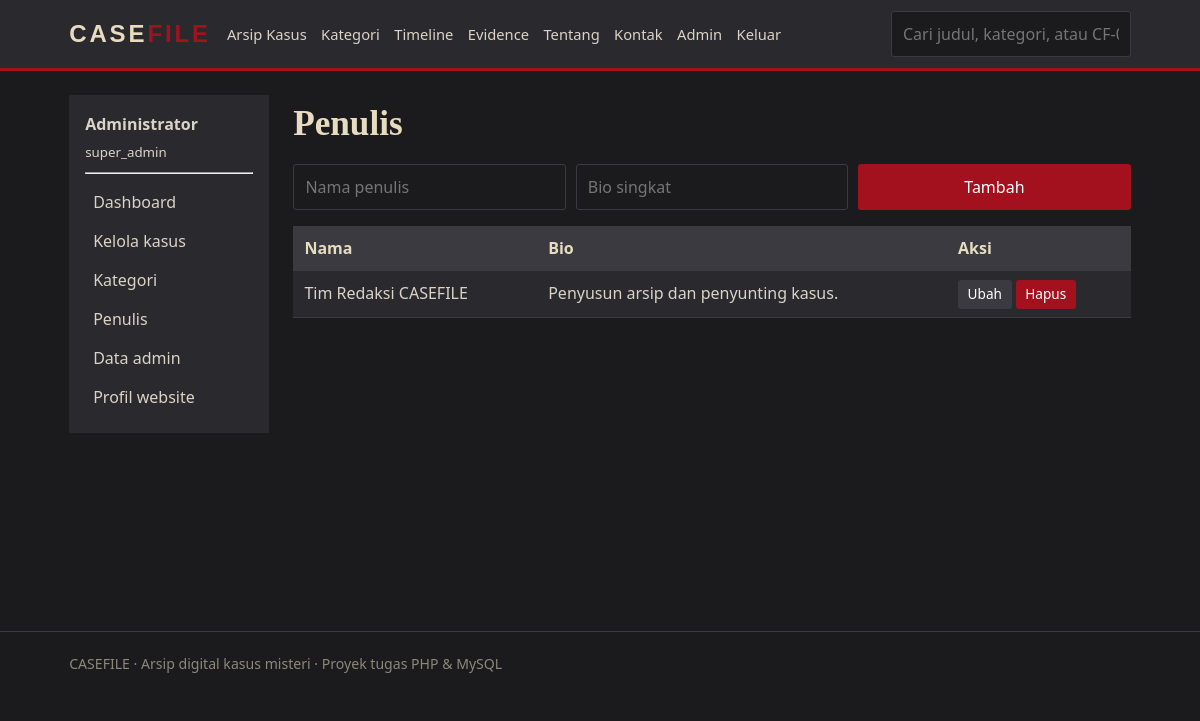
The page /admin/authors.php (signed in) on the database its author committed.
### tables this page shows
CREATE TABLE authors (
  id INT AUTO_INCREMENT PRIMARY KEY,
  nama VARCHAR(100) NOT NULL,
  bio TEXT
);

### koneksi.php (called while the page is built, shortened)
<?php
function e($s) { return htmlspecialchars((string)$s, ENT_QUOTES, 'UTF-8'); }

### admin/authors.php (the view, shortened to what this page needs)
<?php
require 'auth.php'; $title = 'Penulis';
$edit = null;
$r = $conn->query("SELECT * FROM authors");
include '_head.php';
?>
<h1>Penulis</h1>
<form method="post" class="f row"><?= csrf_field() ?><input type="hidden" name="aksi" value="simpan"><input type="hidden" name="id" value="<?= $edit['id'] ?? 0 ?>">
  <input name="nama" placeholder="Nama penulis" required value="<?= e($edit['nama'] ?? '') ?>">
  <input name="bio" placeholder="Bio singkat" value="<?= e($edit['bio'] ?? '') ?>">
  <button><?= $edit ? 'Simpan perubahan' : 'Tambah' ?></button></form>
<table><tr><th>Nama</th><th>Bio</th><th>Aksi</th></tr>
<?php while ($c = $r->fetch_assoc()): ?>
<tr><td><?= e($c['nama']) ?></td><td><?= e($c['bio']) ?></td><td>
  <a class="btn sm alt" href="?edit=<?= $c['id'] ?>">Ubah</a>
  <form method="post" class="inline" onsubmit="return confirm('Hapus penulis ini?')"><?= csrf_field() ?>
    <input type="hidden" name="aksi" value="hapus"><input type="hidden" name="id" value="<?= $c['id'] ?>"><button class="btn sm">Hapus</button></form>
</td></tr><?php endwhile; ?></table>
<?php include '_foot.php'; ?>

### assets/style.css (style rules this page uses)
:root { --char:#1b1b1d;--gray:#2a2a2e;--gray2:#3a3a40;--red:#a3111f;--paper:#e8dcc0;--ink:#d9d4c7 }
* { box-sizing:border-box }
body { margin:0;background:var(--char);color:var(--ink);font:16px/1.65 "Segoe UI",system-ui,sans-serif }
a { color:inherit;text-decoration:none }
h1,h2,h3 { font-family:Georgia,"Times New Roman",serif;color:var(--paper);line-height:1.25;margin:.2em 0 .5em }
h1 { font-size:2.2rem }
.search input,input,select,textarea { background:var(--char);border:1px solid var(--gray2);color:var(--ink);padding:.55rem .7rem;border-radius:3px;font:inherit;width:100% }
table { width:100%;border-collapse:collapse;background:var(--gray) }
th,td { padding:.55rem .7rem;border-bottom:1px solid var(--gray2);text-align:left;vertical-align:top }
th { background:var(--gray2);color:var(--paper) }
.row { display:grid;grid-template-columns:repeat(auto-fit,minmax(170px,1fr));gap:.6rem;margin-bottom:1rem }
button,.btn { background:var(--red);color:#fff;border:0;padding:.55rem 1.1rem;border-radius:3px;cursor:pointer;font:inherit;display:inline-block }
.btn.alt { background:var(--gray2) }
.btn.sm { padding:.2rem .6rem;font-size:.85rem }
.inline { display:inline }

### rows shown on the page
authors: nama "Tim Redaksi CASEFILE", bio "Penyusun arsip dan penyunting kasus."

### other values the page prints
$me['nama'] "Administrator"
$me['role'] "super_admin"
